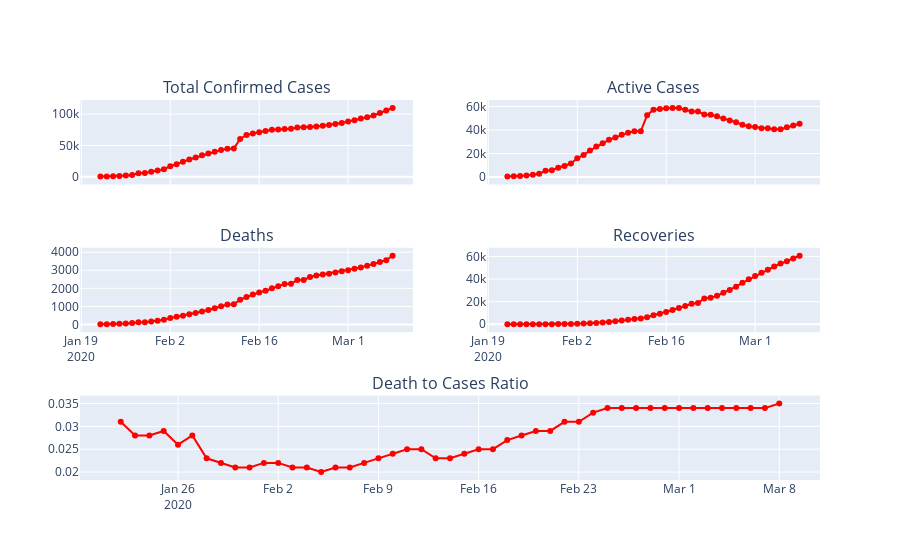

The code cell stored with this chart in its notebook:
### Code cell
chartcol='red'
fig = make_subplots(rows=3, cols=2,shared_xaxes=True,
                    specs=[[{}, {}],[{},{}],
                       [{"colspan": 2}, None]],
                    subplot_titles=('Total Confirmed Cases','Active Cases','Deaths','Recoveries','Death to Cases Ratio'))
fig.add_trace(go.Scatter(x=GlobalTotals.index,y=GlobalTotals['Total Confirmed Cases'],
                         mode='lines+markers',
                         name='Confirmed Cases',
                         line=dict(color=chartcol,width=2)),
                         row=1,col=1)
fig.add_trace(go.Scatter(x=GlobalTotals.index,y=GlobalTotals['Active Cases'],
                         mode='lines+markers',
                         name='Active Cases',
                         line=dict(color=chartcol,width=2)),
                         row=1,col=2)
fig.add_trace(go.Scatter(x=GlobalTotals.index,y=GlobalTotals['Total Deaths'],
                         mode='lines+markers',
                         name='Deaths',
                         line=dict(color=chartcol,width=2)),
                         row=2,col=1)
fig.add_trace(go.Scatter(x=GlobalTotals.index,y=GlobalTotals['Total Recoveries'],
                         mode='lines+markers',
                         name='Recoveries',
                         line=dict(color=chartcol,width=2)),
                         row=2,col=2)
fig.add_trace(go.Scatter(x=GlobalTotals.index,y=GlobalTotals['Death to Cases Ratio'],
                         mode='lines+markers',
                         line=dict(color=chartcol,width=2)),
                         row=3,col=1)
fig.update_layout(showlegend=False)
